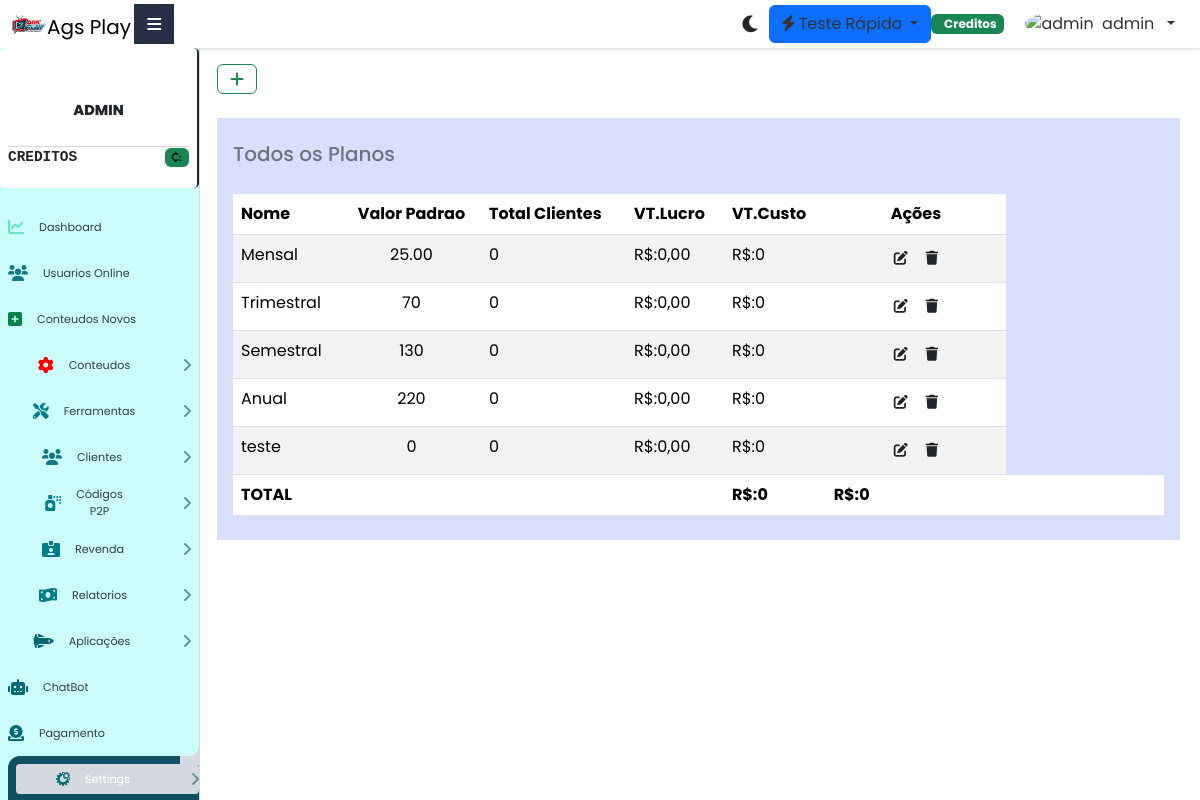
The app's page /planos.php (signed in) with its own data.
### tables this page shows
CREATE TABLE `planos` (
  `id` int(11) NOT NULL,
  `nome` text NOT NULL,
  `valor` varchar(255) NOT NULL DEFAULT '20',
  `custo_por_credito` varchar(255) DEFAULT NULL,
  `admin_id` int(11) NOT NULL,
  `duracao_dias` int(11) NOT NULL DEFAULT 30
);

### planos.php (the view, shortened to what this page needs)
<?php
require_once("menu.php");
$conexao = conectar_bd();
$sql = "SELECT * FROM planos Where admin_id = ".$_SESSION['admin_id']."";
$result = $conexao->query($sql);
if ($result->columnCount() > 0) {
    echo "<app-tables>
    <div>
        <h4 class='align-items-center d-flex justify-content-between mb-4 text-muted text-uppercase'> <button type=\"button\" class=\"btn btn-outline-success fa-plus fas\" onclick=\"modal_master('api/planos.php', 'adicionar_planos', 'add')\"></button></h4>
        <div class='row mb-4'>
            <div class='col-md-12'>
                <div class='border-0 card py-2 rounded-0'>
                <div class='card-title mb-1 p-3 d-flex'>
                    <h5>Todos os Planos</h5>
                    </div>
                    <div class='card-body overflow-auto py-0'>
                        <div class='table-responsive-md'>
                            <table class='table table-hover table-striped'>
                                <thead>
                                    <tr>
                                        <th>Nome</th>
                                        <th class='text-center'>Valor Padrao</th>
                                        <th>Total Clientes</th>
                                        <th>VT.Lucro</th>
                                        <th>VT.Custo</th>
                                        <th style='min-width: 140px;' class='text-center'>Ações</th>
                                    </tr>
                                </thead>
                                <tbody>";
                                $valor_creditos2 = "0";
                                $V_Lucro2 = "0";
    while ($row = $result->fetch(PDO::FETCH_ASSOC)) {
        $id = $row["id"];
        $data = date('Y-m-d');
        $sql_count = "SELECT COUNT(*) AS total FROM clientes WHERE plano ='$id' AND Vencimento >= '$data' and is_trial = 0";
        $result_count = $conexao->query($sql_count);
        $row_count = $result_count->fetch(PDO::FETCH_ASSOC);
        $total = $row_count["total"];
        $custo_por_credito = isset($row["custo_por_credito"]) ? (float)$row["custo_por_credito"] : 0;
        $valor_creditos = $custo_por_credito * $total;
        $valor_plano = isset($row["valor"]) ? (float)$row["valor"] : 0;
        $V_Lucro = $valor_plano * $total - $valor_creditos;
        $valor_creditos2 += $valor_creditos;
        $V_Lucro2 += $V_Lucro;
        echo "<tr>";
        echo "<td>".$row["nome"]."</td>
        <td class='text-center'>".$row["valor"]."</td>";
        echo "<td>".$total."</td>";
        echo "<td>R$:".number_format($V_Lucro, 2, ',', '.')."</td>";
        echo "<td>R$:".$valor_creditos."</td>";
        echo '<td class="text-center" style="min-width: 160px;">
        <a class="btn btn-sm btn-outline-lightning rounded-0 mr-2"  data-placement="top" title="editar" onclick=\'modal_master("api/planos.php", "edite_planos", "' . $id . '")\'>
        <i class="fa fa-edit"></i>
        <a class="btn btn-sm btn-outline-lightning rounded-0 mr-2" data-placement="top" title="Apagar" onclick=\'modal_master("api/planos.php", "delete_plano", "' . $id . '", "nome", "' . $row["nome"] . '")\'>
        <i class="fa fa-trash"></i>
        </a>
        </td>';
        echo "</tr>";
    }
    echo "</tbody>
    <thead>
                                    <tr>
                                        <th>TOTAL</th>
                                        <th class='text-center'></th>
                                        <th class='text-center'></th>
                                        <th></th>
                                        <th>R$:".$V_Lucro2."</th>
                                        <th>R$:".$valor_creditos2."</th>
                                        <th style='min-width: 140px;' class='text-center'></th>
                                    </tr>
                                </thead>
                            </table>
                        </div>
                    </div>
                </div>
            </div>
        </div>
    </div>
</app-tables>";
}
?>

### records on screen
planos: nome "Mensal", valor "25.00", total "0", V_Lucro "0,00", custo_por_credito "0"
planos: nome "Trimestral", valor "70", total "0", V_Lucro "0,00", valor_creditos "0"
planos: nome "Semestral", valor "130", total "0", V_Lucro "0,00", valor_creditos "0"
planos: nome "Anual", valor "220", total "0", V_Lucro "0,00", valor_creditos "0"
planos: nome "teste", valor "0", total "0", V_Lucro "0,00", custo_por_credito "0"

### other values on screen
$config['title'] "Ags Play"
$_SESSION['username'] "admin"
$_SESSION['username'] "ADMIN"
$V_Lucro2 "0"
$valor_creditos2 "0"
